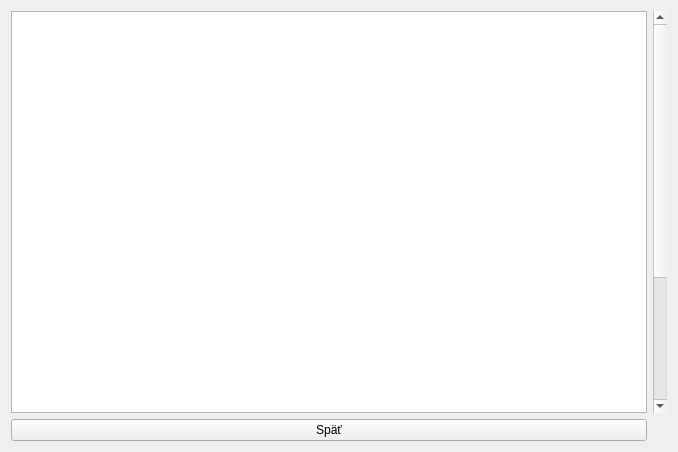
<?xml version="1.0" encoding="UTF-8"?>
<ui version="4.0">
 <class>ShowInvoicePage</class>
 <widget class="QWidget" name="ShowInvoicePage">
  <property name="geometry">
   <rect>
    <x>0</x>
    <y>0</y>
    <width>678</width>
    <height>452</height>
   </rect>
  </property>
  <property name="windowTitle">
   <string>Form</string>
  </property>
  <layout class="QGridLayout" name="gridLayout_2">
   <item row="0" column="0">
    <layout class="QGridLayout" name="gridLayout">
     <item row="0" column="0">
      <widget class="CustomGraphicsView" name="graphicsView">
       <property name="styleSheet">
        <string notr="true"/>
       </property>
      </widget>
     </item>
     <item row="1" column="0">
      <widget class="QPushButton" name="buttonBack">
       <property name="text">
        <string>Späť</string>
       </property>
      </widget>
     </item>
     <item row="0" column="1">
      <widget class="QScrollBar" name="verticalScrollBar">
       <property name="maximum">
        <number>12</number>
       </property>
       <property name="pageStep">
        <number>25</number>
       </property>
       <property name="orientation">
        <enum>Qt::Vertical</enum>
       </property>
      </widget>
     </item>
    </layout>
   </item>
  </layout>
 </widget>
 <customwidgets>
  <customwidget>
   <class>CustomGraphicsView</class>
   <extends>QGraphicsView</extends>
   <header>Extensions/customgraphicsview.h</header>
  </customwidget>
 </customwidgets>
 <resources/>
 <connections/>
</ui>
